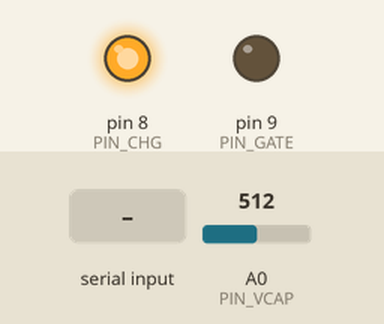
This sketch was run on a simulated Arduino Uno, built with avr-gcc and run on an emulated ATmega328P. On the bench: output pins drawn as LEDs (lit = HIGH). Inputs (shaded band) come from the test bench; at power-on: A0 (PIN_VCAP) = 512. What the sketch prints to the serial monitor is not drawn.

Above: at 1.5 s.
1.6 s: "P90\n" received over Serial
3.1 s: byte 10 ('\n') received over Serial
4.6 s: "S90\n" received over Serial
6.1 s: "C90\n" received over Serial
Timing chart, 0 to 8.6 s (numbered marks = the images above; inputs shaded):
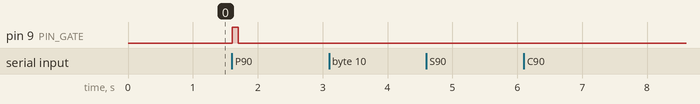

The sketch:

pulse_rig.ino
```cpp
/*
  pulse_rig.ino — supercapacitor pulse-discharge fixture controller
  Companion to the battery-cycle-life notebook: an HPPC-lite test rig.

  WIRING (must match your build):
    D8 -> Q2 base via 1k   (LOW  = charger ON,  high-side PNP from 5V)
    D9 -> Q1 gate via 100  (HIGH = load ON,     low-side N-FET)
    A0 -> CAP_H (cap + terminal). 2.7V max < 5V ADC reference: safe direct.

  FAIL-SAFE DEFAULTS:
    Both switches default OFF at reset (R2 pull-up holds the charger off,
    R6 pull-down holds the load off) — a mid-test Arduino crash can never
    leave the cap discharging unattended.

  INTERLOCKS:
    - refuses to pulse below V_MIN_FIRE (report, do not fire)
    - refuses to charge above V_MAX_SAFE (hard clamp, cap is 2.7V rated)
    - charge loop has a hard timeout

  SERIAL PROTOCOL (115200 baud, newline-terminated):
    S            status report
    C<target_mV> charge to target, then stop (clamped to V_MAX_SAFE)
    P<ms>        fire one pulse if interlocks pass (clamped 50..5000 ms)
    B<ms>        top up charge if low, then fire — one-button batch shot
  Every reply starts with OK / ERR / READY for machine parsing.
*/

const uint8_t PIN_CHG  = 8;    // BC327 base via 1k
const uint8_t PIN_GATE = 9;    // IRLZ44N gate via 100
const uint8_t PIN_VCAP = A0;   // cap + terminal

const float VREF         = 5.0;      // ADC reference
const float V_MIN_FIRE   = 2.20;     // interlock: no pulse below this
const float V_MAX_SAFE   = 2.60;     // never charge above (2.7V rated cap)
const float V_CHG_STOP   = 0.004;    // charge-loop stop hysteresis (V)
const unsigned long CHG_TIMEOUT_MS = 300000UL;  // 5-minute charge failsafe
const unsigned long CHG_POLL_MS    = 25;        // charge loop tick
const unsigned long ADC_AVG        = 32;        // oversampling count

float readVcap() {
  // Oversampled A0 read. ~5mV resolution: plenty for interlocks and charge
  // targeting; the METROLOGY happens on the scope, not on this ADC.
  unsigned long acc = 0;
  for (unsigned long i = 0; i < ADC_AVG; i++) {
    acc += analogRead(PIN_VCAP);
    delayMicroseconds(50);
  }
  return (acc / (float)ADC_AVG) * VREF / 1023.0;
}

void chargeOn()  { digitalWrite(PIN_CHG, LOW);  }  // PNP conducts, base pulled low
void chargeOff() { digitalWrite(PIN_CHG, HIGH); }  // plus R2 pull-up at reset
void loadOn()    { digitalWrite(PIN_GATE, HIGH); }
void loadOff()   { digitalWrite(PIN_GATE, LOW);  }  // plus R6 pull-down at reset

// Charge to target, blocking. Returns the voltage actually reached.
float chargeTo(float target) {
  if (target > V_MAX_SAFE) target = V_MAX_SAFE;   // hard clamp
  unsigned long t0 = millis();
  while (readVcap() < target - V_CHG_STOP) {
    if (millis() - t0 > CHG_TIMEOUT_MS) {          // failsafe
      chargeOff();
      return readVcap();
    }
    chargeOn();
    delay(CHG_POLL_MS);
  }
  chargeOff();                                     // disconnect BEFORE pulse:
  delay(50);                                        // clean measurement loop
  return readVcap();
}

void firePulse(unsigned long ms) {
  loadOn();
  delay(ms);      // ms-scale is all this rig needs; the scope timestamps physics
  loadOff();
}

void setup() {
  pinMode(PIN_CHG, OUTPUT);  chargeOff();   // safe defaults FIRST
  pinMode(PIN_GATE, OUTPUT); loadOff();
  Serial.begin(115200);
  delay(300);                                 // rail settle
  Serial.print(F("READY v="));
  Serial.println(readVcap(), 3);
}

void loop() {
  static char line[24];
  static uint8_t n = 0;
  if (!Serial.available()) return;
  char c = (char)Serial.read();
  if (c == '\r') return;
  if (c == '\n') { line[n] = 0; handle(line); n = 0; }
  else if (n < sizeof(line) - 1) { line[n++] = c; }
}

void handle(const char* cmd) {
  char op = cmd[0];
  long arg = (strlen(cmd) > 1) ? atol(cmd + 1) : 0;

  if (op == 'S') {
    Serial.print(F("DATA state=idle v="));
    Serial.println(readVcap(), 3);
    return;
  }

  if (op == 'C') {                       // C2450 -> charge to 2.45V
    float target = (arg > 100 && arg < 2700) ? arg / 1000.0 : 2.45;
    unsigned long t0 = millis();
    float v = chargeTo(target);
    Serial.print(F("OK CHARGE v="));
    Serial.print(v, 3);
    Serial.print(F(" t_s="));
    Serial.println((millis() - t0) / 1000.0);
    return;
  }

  if (op == 'P' || op == 'B') {          // B = auto top-up, then fire
    float v = readVcap();
    if (op == 'B' && v < V_MIN_FIRE) {
      Serial.println(F("OK topping charge"));
      v = chargeTo(2.45);
    }
    if (v < V_MIN_FIRE) {                // interlock: report, never fire
      Serial.print(F("ERR BLOCKED low_vcap v="));
      Serial.println(v, 3);
      return;
    }
    unsigned long ms = (arg >= 50 && arg <= 5000) ? (unsigned long)arg : 1000;
    float vBefore = v;
    firePulse(ms);
    Serial.print(F("OK PULSE ms="));
    Serial.print(ms);
    Serial.print(F(" v_before="));
    Serial.print(vBefore, 3);
    Serial.print(F(" v_after="));
    Serial.println(readVcap(), 3);
    return;
  }

  Serial.println(F("ERR CMD"));
}
```

Measured:
- after the input at 1.6 s, pin 9 (PIN_GATE): LOW → HIGH at once, → LOW 0.09 s later
- after the input at 3.1 s, every drawn part: stays the same
- after the input at 4.6 s, every drawn part: stays the same
- after the input at 6.1 s, every drawn part: stays the same
